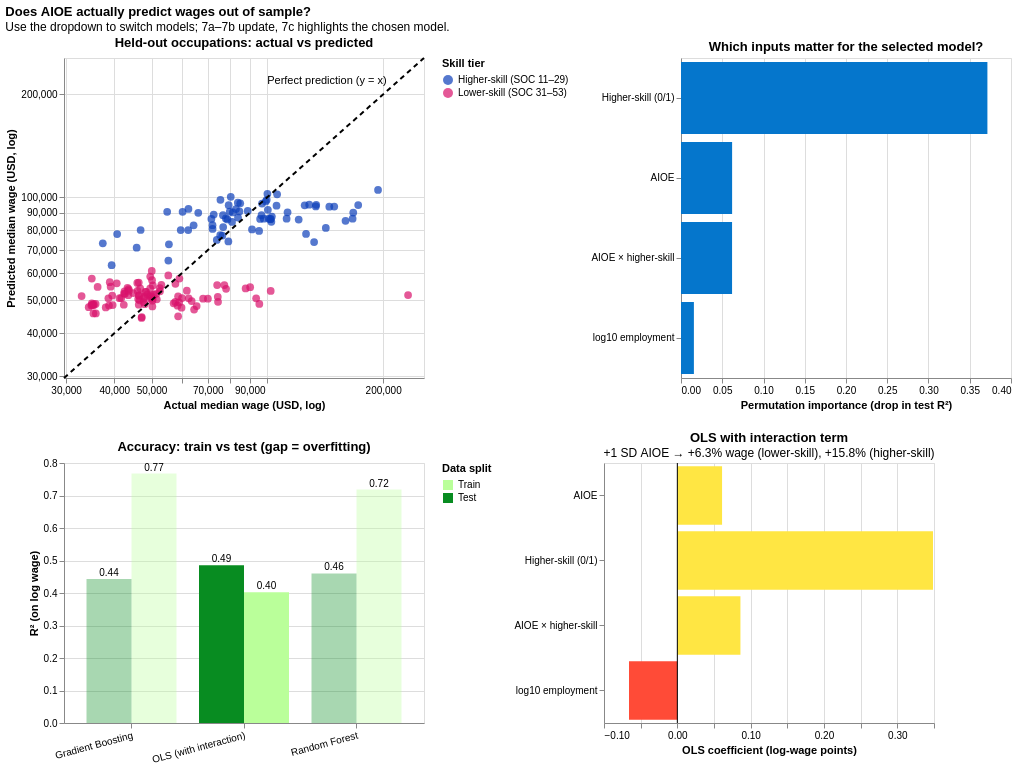

This figure's notebook cell:
### Markdown cell above
## Machine Learning Models - Visual 7

### Code cell
FEATURES = ['AIOE', 'high_skill', 'AIOE_x_skill', 'log_emp']
FEATURE_LABELS = {'AIOE': 'AIOE', 'high_skill': 'Higher-skill (0/1)',
                  'AIOE_x_skill': 'AIOE × higher-skill', 'log_emp': 'log10 employment'}

X, y = df[FEATURES], df['log_wage']
X_train, X_test, y_train, y_test = train_test_split(X, y, test_size=0.25, random_state=42)

models = {
    'OLS (with interaction)': LinearRegression(),
    'Random Forest': RandomForestRegressor(n_estimators=300, min_samples_leaf=3, random_state=42),
    'Gradient Boosting': GradientBoostingRegressor(n_estimators=300, learning_rate=0.05,
                                                   max_depth=3, random_state=42),
}

metric_rows, imp_rows, pred_frames = [], [], []
for name, mdl in models.items():
    mdl.fit(X_train, y_train)
    p_tr, p_te = mdl.predict(X_train), mdl.predict(X_test)
    for split, yt, yp in (('Train', y_train, p_tr), ('Test', y_test, p_te)):
        metric_rows.append({'model': name, 'split': split, 'r2': r2_score(yt, yp),
                            'rmse': float(np.sqrt(mean_squared_error(yt, yp)))})
    pi = permutation_importance(mdl, X_test, y_test, n_repeats=20, random_state=42, scoring='r2')
    for f, m in zip(FEATURES, pi.importances_mean):
        imp_rows.append({'model': name, 'feature': FEATURE_LABELS[f], 'importance': m})
    frame = df.loc[X_test.index, ['occupation', 'skill_tier', 'AIOE']].copy()
    frame['model'] = name
    frame['actual'] = np.exp(y_test.values)
    frame['predicted'] = np.exp(p_te)
    pred_frames.append(frame)

metrics_df, imp_df, pred_df = pd.DataFrame(metric_rows), pd.DataFrame(imp_rows), pd.concat(pred_frames)
print(metrics_df.round(3))

ols = models['OLS (with interaction)']
coef = dict(zip(FEATURES, ols.coef_))
coef_df = pd.DataFrame({'feature': [FEATURE_LABELS[f] for f in FEATURES], 'coef': ols.coef_})
pct_lo = (np.exp(coef['AIOE']) - 1) * 100
pct_hi = (np.exp(coef['AIOE'] + coef['AIOE_x_skill']) - 1) * 100

model_names = list(models)
model_select = alt.selection_point(
    fields=['model'], bind=alt.binding_select(options=model_names, name='Model: '),
    value=[{'model': model_names[0]}])

lo_, hi_ = pred_df[['actual', 'predicted']].min().min() * 0.9, pred_df[['actual', 'predicted']].max().max() * 1.1
log_scale = alt.Scale(type='log', domain=[lo_, hi_])

pts = (alt.Chart(pred_df).transform_filter(model_select).mark_circle(size=60, opacity=0.7).encode(
    x=alt.X('actual:Q', scale=log_scale, title='Actual median wage (USD, log)'),
    y=alt.Y('predicted:Q', scale=log_scale, title='Predicted median wage (USD, log)'),
    color=tier_color(True),
    tooltip=[alt.Tooltip('occupation:N', title='Occupation'),
             alt.Tooltip('AIOE:Q', format='.2f'),
             alt.Tooltip('actual:Q', title='Actual', format='$,.0f'),
             alt.Tooltip('predicted:Q', title='Predicted', format='$,.0f')],
).add_params(model_select))
diag_df = pd.DataFrame({'x': [lo_, hi_], 'y': [lo_, hi_]})
diag = alt.Chart(diag_df).mark_line(strokeDash=[5, 4], color='black').encode(
    x=alt.X('x:Q', scale=log_scale), y=alt.Y('y:Q', scale=log_scale))
diag_lbl = (alt.Chart(pd.DataFrame({'x': [hi_ * 0.8], 'y': [hi_ * 0.8], 'label': ['Perfect prediction (y = x)']}))
            .mark_text(align='right', dy=-10, fontSize=11)
            .encode(x=alt.X('x:Q', scale=log_scale), y=alt.Y('y:Q', scale=log_scale), text='label:N'))
scatter7 = alt.layer(pts, diag, diag_lbl).properties(width=360, height=320,
                                                     title='Held-out occupations: actual vs predicted')

importance = (alt.Chart(imp_df).transform_filter(model_select).mark_bar(color="#0576cc").encode(
    x=alt.X('importance:Q', title='Permutation importance (drop in test R²)'),
    y=alt.Y('feature:N', sort='-x', title=None, axis=alt.Axis(labelLimit=200)),
    tooltip=[alt.Tooltip('feature:N', title='Feature'),
             alt.Tooltip('importance:Q', title='Importance', format='.3f')],
).properties(width=330, height=320, title='Which inputs matter for the selected model?'))

r2_bars = (alt.Chart(metrics_df).mark_bar().encode(
    x=alt.X('model:N', title=None, axis=alt.Axis(labelAngle=-15, labelLimit=150)),
    xOffset='split:N',
    y=alt.Y('r2:Q', title='R² (on log wage)'),
    color=alt.Color('split:N', scale=alt.Scale(domain=['Train', 'Test'], range=["#baff9a", "#088c21"]),
                    title='Data split'),
    opacity=alt.condition(model_select, alt.value(1), alt.value(0.35)),
    tooltip=[alt.Tooltip('model:N', title='Model'), alt.Tooltip('split:N', title='Split'),
             alt.Tooltip('r2:Q', title='R²', format='.3f'), alt.Tooltip('rmse:Q', title='RMSE (log)', format='.3f')]))
r2_text = (r2_bars.mark_text(dy=-6, fontSize=10)
           .encode(text=alt.Text('r2:Q', format='.2f'), color=alt.value('black'), opacity=alt.value(1)))
r2_chart = (r2_bars + r2_text).properties(width=360, height=260,
                                          title='Accuracy: train vs test (gap = overfitting)')

coef_bars = (alt.Chart(coef_df).mark_bar().encode(
    y=alt.Y('feature:N', sort=None, title=None, axis=alt.Axis(labelLimit=200)),
    x=alt.X('coef:Q', title='OLS coefficient (log-wage points)'),
    color=alt.condition(alt.datum.coef > 0, alt.value("#ffe643"), alt.value("#ff4b37")),
    tooltip=[alt.Tooltip('feature:N', title='Feature'), alt.Tooltip('coef:Q', title='Coefficient', format='.3f')]))
coef_zero = alt.Chart(pd.DataFrame({'x': [0]})).mark_rule(color='black').encode(x='x:Q')
coef_chart = (coef_bars + coef_zero).properties(
    width=330, height=260,
    title=alt.TitleParams('OLS with interaction term',
                          subtitle=[f'+1 SD AIOE → {pct_lo:+.1f}% wage (lower-skill), {pct_hi:+.1f}% (higher-skill)']))

row1 = alt.hconcat(scatter7, importance).resolve_scale(color='independent')
row2 = alt.hconcat(r2_chart, coef_chart).resolve_scale(color='independent')
visual7 = alt.vconcat(row1, row2).resolve_scale(color='independent').properties(
    title=alt.TitleParams('Does AIOE actually predict wages out of sample?',
                          subtitle=['Use the dropdown to switch models; 7a–7b update, 7c highlights the chosen model.']))
visual7

### Figure 1 — Vega-Lite specification as saved in the notebook (floating-point values rounded to 4 significant figures; data arrays with more than 128 entries replaced by an {"elided": "..."} marker saying what was removed)
{"config": {"view": {"continuousWidth": 300, "continuousHeight": 300}}, "vconcat": [{"hconcat": [{"layer": [{"data": {"name": "data-33aa7825bdbac2493d7f6c8da1197b86"}, "mark": {"type": "circle", "opacity": 0.7, "size": 60}, "encoding": {"color": {"field": "skill_tier", "legend": {"title": "Skill tier"}, "scale": {"domain": ["Higher-skill (SOC 11–29)", "Lower-skill (SOC 31–53)"], "range": ["#0d3eb9", "#d9116bff"]}, "type": "nominal"}, "tooltip": [{"field": "occupation", "title": "Occupation", "type": "nominal"}, {"field": "AIOE", "format": ".2f", "type": "quantitative"}, {"field": "actual", "format": "$,.0f", "title": "Actual", "type": "quantitative"}, {"field": "predicted", "format": "$,.0f", "title": "Predicted", "type": "quantitative"}], "x": {"field": "actual", "scale": {"domain": [29620.0, 255400.0], "type": "log"}, "title": "Actual median wage (USD, log)", "type": "quantitative"}, "y": {"field": "predicted", "scale": {"domain": [29620.0, 255400.0], "type": "log"}, "title": "Predicted median wage (USD, log)", "type": "quantitative"}}, "name": "view_cc38b007363ad34a_0", "transform": [{"filter": {"param": "param_845e986c3c033808"}}]}, {"data": {"name": "data-7807cc8bd4225f308b05ba12e5bc92b6"}, "mark": {"type": "line", "color": "black", "strokeDash": [5, 4]}, "encoding": {"x": {"field": "x", "scale": {"domain": [29620.0, 255400.0], "type": "log"}, "type": "quantitative"}, "y": {"field": "y", "scale": {"domain": [29620.0, 255400.0], "type": "log"}, "type": "quantitative"}}}, {"data": {"name": "data-a2967e24da6f5cac0bcfb442aec8624d"}, "mark": {"type": "text", "align": "right", "dy": -10, "fontSize": 11}, "encoding": {"text": {"field": "label", "type": "nominal"}, "x": {"field": "x", "scale": {"domain": [29620.0, 255400.0], "type": "log"}, "type": "quantitative"}, "y": {"field": "y", "scale": {"domain": [29620.0, 255400.0], "type": "log"}, "type": "quantitative"}}}], "height": 320, "title": "Held-out occupations: actual vs predicted", "width": 360}, {"data": {"name": "data-ffbc88d19f53d0019774423b6bb41835"}, "mark": {"type": "bar", "color": "#0576cc"}, "encoding": {"tooltip": [{"field": "feature", "title": "Feature", "type": "nominal"}, {"field": "importance", "format": ".3f", "title": "Importance", "type": "quantitative"}], "x": {"field": "importance", "title": "Permutation importance (drop in test R²)", "type": "quantitative"}, "y": {"axis": {"labelLimit": 200}, "field": "feature", "sort": "-x", "title": null, "type": "nominal"}}, "height": 320, "title": "Which inputs matter for the selected model?", "transform": [{"filter": {"param": "param_845e986c3c033808"}}], "width": 330}], "resolve": {"scale": {"color": "independent"}}}, {"hconcat": [{"layer": [{"mark": {"type": "bar"}, "encoding": {"color": {"field": "split", "scale": {"domain": ["Train", "Test"], "range": ["#baff9a", "#088c21"]}, "title": "Data split", "type": "nominal"}, "opacity": {"condition": {"param": "param_845e986c3c033808", "value": 1}, "value": 0.35}, "tooltip": [{"field": "model", "title": "Model", "type": "nominal"}, {"field": "split", "title": "Split", "type": "nominal"}, {"field": "r2", "format": ".3f", "title": "R²", "type": "quantitative"}, {"field": "rmse", "format": ".3f", "title": "RMSE (log)", "type": "quantitative"}], "x": {"axis": {"labelAngle": -15, "labelLimit": 150}, "field": "model", "title": null, "type": "nominal"}, "xOffset": {"field": "split", "type": "nominal"}, "y": {"field": "r2", "title": "R² (on log wage)", "type": "quantitative"}}}, {"mark": {"type": "text", "dy": -6, "fontSize": 10}, "encoding": {"color": {"value": "black"}, "opacity": {"value": 1}, "text": {"field": "r2", "format": ".2f", "type": "quantitative"}, "tooltip": [{"field": "model", "title": "Model", "type": "nominal"}, {"field": "split", "title": "Split", "type": "nominal"}, {"field": "r2", "format": ".3f", "title": "R²", "type": "quantitative"}, {"field": "rmse", "format": ".3f", "title": "RMSE (log)", "type": "quantitative"}], "x": {"axis": {"labelAngle": -15, "labelLimit": 150}, "field": "model", "title": null, "type": "nominal"}, "xOffset": {"field": "split", "type": "nominal"}, "y": {"field": "r2", "title": "R² (on log wage)", "type": "quantitative"}}}], "data": {"name": "data-342a2c1020c02f31d0ccd6490bcb7624"}, "height": 260, "title": "Accuracy: train vs test (gap = overfitting)", "width": 360}, {"layer": [{"data": {"name": "data-b674e3f9e1575884b8bfc6340513eb94"}, "mark": {"type": "bar"}, "encoding": {"color": {"condition": {"test": "(datum.coef > 0)", "value": "#ffe643"}, "value": "#ff4b37"}, "tooltip": [{"field": "feature", "title": "Feature", "type": "nominal"}, {"field": "coef", "format": ".3f", "title": "Coefficient", "type": "quantitative"}], "x": {"field": "coef", "title": "OLS coefficient (log-wage points)", "type": "quantitative"}, "y": {"axis": {"labelLimit": 200}, "field": "feature", "sort": null, "title": null, "type": "nominal"}}}, {"data": {"name": "data-d285a7403ed98ae579761d64a864032b"}, "mark": {"type": "rule", "color": "black"}, "encoding": {"x": {"field": "x", "type": "quantitative"}}}], "height": 260, "title": {"text": "OLS with interaction term", "subtitle": ["+1 SD AIOE → +6.3% wage (lower-skill), +15.8% (higher-skill)"]}, "width": 330}], "resolve": {"scale": {"color": "independent"}}}], "params": [{"name": "param_845e986c3c033808", "select": {"type": "point", "fields": ["model"]}, "bind": {"input": "select", "options": ["OLS (with interaction)", "Random Forest", "Gradient Boosting"], "name": "Model: "}, "value": [{"model": "OLS (with interaction)"}], "views": ["view_cc38b007363ad34a_0"]}], "resolve": {"scale": {"color": "independent"}}, "title": {"text": "Does AIOE actually predict wages out of sample?", "subtitle": ["Use the dropdown to switch models; 7a–7b update, 7c highlights the chosen model."]}, "$schema": "https://vega.github.io/schema/vega-lite/v6.4.1.json", "datasets": {"data-33aa7825bdbac2493d7f6c8da1197b86": {"elided": "504 records"}, "data-7807cc8bd4225f308b05ba12e5bc92b6": [{"x": 29620.0, "y": 29620.0}, {"x": 255400.0, "y": 255400.0}], "data-a2967e24da6f5cac0bcfb442aec8624d": [{"x": 204300.0, "y": 204300.0, "label": "Perfect prediction (y = x)"}], "data-ffbc88d19f53d0019774423b6bb41835": [{"model": "OLS (with interaction)", "feature": "AIOE", "importance": 0.06195}, {"model": "OLS (with interaction)", "feature": "Higher-skill (0/1)", "importance": 0.3714}, {"model": "OLS (with interaction)", "feature": "AIOE × higher-skill", "importance": 0.06189}, {"model": "OLS (with interaction)", "feature": "log10 employment", "importance": 0.01563}, {"model": "Random Forest", "feature": "AIOE", "importance": 0.05067}, {"model": "Random Forest", "feature": "Higher-skill (0/1)", "importance": 0.3233}, {"model": "Random Forest", "feature": "AIOE × higher-skill", "importance": 0.0972}, {"model": "Random Forest", "feature": "log10 employment", "importance": 0.04266}, {"model": "Gradient Boosting", "feature": "AIOE", "importance": 0.09895}, {"model": "Gradient Boosting", "feature": "Higher-skill (0/1)", "importance": 0.2507}, {"model": "Gradient Boosting", "feature": "AIOE × higher-skill", "importance": 0.4258}, {"model": "Gradient Boosting", "feature": "log10 employment", "importance": 0.06446}], "data-342a2c1020c02f31d0ccd6490bcb7624": [{"model": "OLS (with interaction)", "split": "Train", "r2": 0.4021, "rmse": 0.3114}, {"model": "OLS (with interaction)", "split": "Test", "r2": 0.4853, "rmse": 0.3022}, {"model": "Random Forest", "split": "Train", "r2": 0.7184, "rmse": 0.2137}, {"model": "Random Forest", "split": "Test", "r2": 0.4602, "rmse": 0.3095}, {"model": "Gradient Boosting", "split": "Train", "r2": 0.7676, "rmse": 0.1941}, {"model": "Gradient Boosting", "split": "Test", "r2": 0.4431, "rmse": 0.3143}], "data-b674e3f9e1575884b8bfc6340513eb94": [{"feature": "AIOE", "coef": 0.061}, {"feature": "Higher-skill (0/1)", "coef": 0.3486}, {"feature": "AIOE × higher-skill", "coef": 0.08604}, {"feature": "log10 employment", "coef": -0.0659}], "data-d285a7403ed98ae579761d64a864032b": [{"x": 0}]}}
